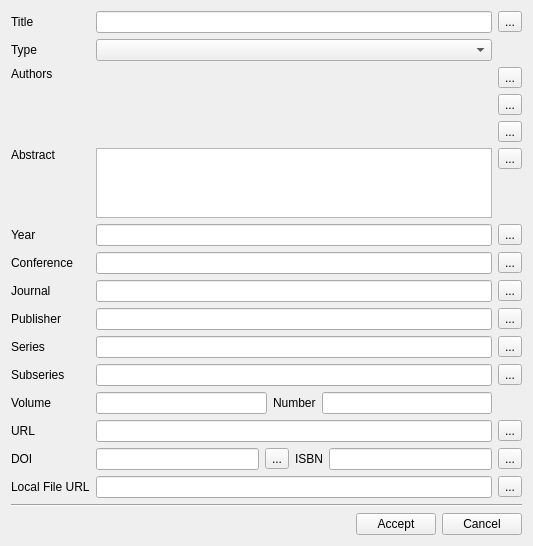
<?xml version="1.0" encoding="UTF-8"?>
<ui version="4.0">
 <class>PublicationEditor</class>
 <widget class="QWidget" name="PublicationEditor">
  <property name="geometry">
   <rect>
    <x>0</x>
    <y>0</y>
    <width>533</width>
    <height>530</height>
   </rect>
  </property>
  <property name="windowTitle">
   <string>Form</string>
  </property>
  <layout class="QVBoxLayout" name="verticalLayout">
   <item>
    <layout class="QGridLayout" name="gridLayout">
     <item row="9" column="0">
      <widget class="QLabel" name="label_8">
       <property name="text">
        <string>Subseries</string>
       </property>
      </widget>
     </item>
     <item row="5" column="1">
      <widget class="QLineEdit" name="conferenceEdit"/>
     </item>
     <item row="2" column="2">
      <layout class="QVBoxLayout" name="verticalLayout_7">
       <item>
        <widget class="QToolButton" name="authorButton">
         <property name="text">
          <string>...</string>
         </property>
        </widget>
       </item>
       <item>
        <widget class="QToolButton" name="addAuthorButton">
         <property name="text">
          <string>...</string>
         </property>
        </widget>
       </item>
       <item>
        <widget class="QToolButton" name="removeAuthorButton">
         <property name="text">
          <string>...</string>
         </property>
        </widget>
       </item>
       <item>
        <spacer name="verticalSpacer_4">
         <property name="orientation">
          <enum>Qt::Vertical</enum>
         </property>
         <property name="sizeHint" stdset="0">
          <size>
           <width>20</width>
           <height>40</height>
          </size>
         </property>
        </spacer>
       </item>
      </layout>
     </item>
     <item row="5" column="0">
      <widget class="QLabel" name="label_4">
       <property name="text">
        <string>Conference</string>
       </property>
      </widget>
     </item>
     <item row="7" column="0">
      <widget class="QLabel" name="label_6">
       <property name="text">
        <string>Publisher</string>
       </property>
      </widget>
     </item>
     <item row="7" column="2">
      <widget class="QToolButton" name="publisherButton">
       <property name="text">
        <string>...</string>
       </property>
      </widget>
     </item>
     <item row="10" column="0">
      <widget class="QLabel" name="label_9">
       <property name="text">
        <string>Volume</string>
       </property>
      </widget>
     </item>
     <item row="8" column="2">
      <widget class="QToolButton" name="seriesButton">
       <property name="text">
        <string>...</string>
       </property>
      </widget>
     </item>
     <item row="6" column="1">
      <widget class="QLineEdit" name="journalEdit"/>
     </item>
     <item row="0" column="1">
      <widget class="QLineEdit" name="titleEdit"/>
     </item>
     <item row="8" column="1">
      <widget class="QLineEdit" name="seriesEdit"/>
     </item>
     <item row="4" column="2">
      <widget class="QToolButton" name="yearButton">
       <property name="text">
        <string>...</string>
       </property>
      </widget>
     </item>
     <item row="11" column="0">
      <widget class="QLabel" name="label_11">
       <property name="text">
        <string>URL</string>
       </property>
      </widget>
     </item>
     <item row="0" column="0">
      <widget class="QLabel" name="label">
       <property name="text">
        <string>Title</string>
       </property>
      </widget>
     </item>
     <item row="12" column="0">
      <widget class="QLabel" name="label_12">
       <property name="text">
        <string>DOI</string>
       </property>
      </widget>
     </item>
     <item row="3" column="2">
      <layout class="QVBoxLayout" name="verticalLayout_6">
       <item>
        <widget class="QToolButton" name="abstractButton">
         <property name="text">
          <string>...</string>
         </property>
        </widget>
       </item>
       <item>
        <spacer name="verticalSpacer_3">
         <property name="orientation">
          <enum>Qt::Vertical</enum>
         </property>
         <property name="sizeHint" stdset="0">
          <size>
           <width>20</width>
           <height>40</height>
          </size>
         </property>
        </spacer>
       </item>
      </layout>
     </item>
     <item row="7" column="1">
      <widget class="QLineEdit" name="publisherEdit"/>
     </item>
     <item row="11" column="2">
      <widget class="QToolButton" name="urlButton">
       <property name="text">
        <string>...</string>
       </property>
      </widget>
     </item>
     <item row="8" column="0">
      <widget class="QLabel" name="label_7">
       <property name="text">
        <string>Series</string>
       </property>
      </widget>
     </item>
     <item row="4" column="1">
      <widget class="QLineEdit" name="yearEdit"/>
     </item>
     <item row="2" column="0">
      <layout class="QVBoxLayout" name="verticalLayout_4">
       <item>
        <widget class="QLabel" name="label_15">
         <property name="text">
          <string>Authors</string>
         </property>
        </widget>
       </item>
       <item>
        <spacer name="verticalSpacer">
         <property name="orientation">
          <enum>Qt::Vertical</enum>
         </property>
         <property name="sizeHint" stdset="0">
          <size>
           <width>20</width>
           <height>40</height>
          </size>
         </property>
        </spacer>
       </item>
      </layout>
     </item>
     <item row="0" column="2">
      <widget class="QToolButton" name="titleButton">
       <property name="text">
        <string>...</string>
       </property>
      </widget>
     </item>
     <item row="12" column="2">
      <widget class="QToolButton" name="isbnButton">
       <property name="text">
        <string>...</string>
       </property>
      </widget>
     </item>
     <item row="6" column="2">
      <widget class="QToolButton" name="journalButton">
       <property name="text">
        <string>...</string>
       </property>
      </widget>
     </item>
     <item row="5" column="2">
      <widget class="QToolButton" name="conferenceButton">
       <property name="text">
        <string>...</string>
       </property>
      </widget>
     </item>
     <item row="3" column="0">
      <layout class="QVBoxLayout" name="verticalLayout_5">
       <item>
        <widget class="QLabel" name="label_2">
         <property name="text">
          <string>Abstract</string>
         </property>
        </widget>
       </item>
       <item>
        <spacer name="verticalSpacer_2">
         <property name="orientation">
          <enum>Qt::Vertical</enum>
         </property>
         <property name="sizeHint" stdset="0">
          <size>
           <width>20</width>
           <height>40</height>
          </size>
         </property>
        </spacer>
       </item>
      </layout>
     </item>
     <item row="4" column="0">
      <widget class="QLabel" name="label_3">
       <property name="text">
        <string>Year</string>
       </property>
      </widget>
     </item>
     <item row="10" column="1">
      <layout class="QHBoxLayout" name="horizontalLayout_3">
       <item>
        <widget class="QLineEdit" name="volumeEdit"/>
       </item>
       <item>
        <widget class="QLabel" name="label_10">
         <property name="text">
          <string>Number</string>
         </property>
        </widget>
       </item>
       <item>
        <widget class="QLineEdit" name="numberEdit"/>
       </item>
      </layout>
     </item>
     <item row="6" column="0">
      <widget class="QLabel" name="label_5">
       <property name="text">
        <string>Journal</string>
       </property>
      </widget>
     </item>
     <item row="9" column="1">
      <widget class="QLineEdit" name="subseriesEdit"/>
     </item>
     <item row="9" column="2">
      <widget class="QToolButton" name="subseriesButton">
       <property name="text">
        <string>...</string>
       </property>
      </widget>
     </item>
     <item row="13" column="2">
      <widget class="QToolButton" name="localURLButton">
       <property name="text">
        <string>...</string>
       </property>
      </widget>
     </item>
     <item row="11" column="1">
      <widget class="QLineEdit" name="urlEdit"/>
     </item>
     <item row="12" column="1">
      <layout class="QHBoxLayout" name="horizontalLayout_4">
       <item>
        <widget class="QLineEdit" name="doiEdit"/>
       </item>
       <item>
        <widget class="QToolButton" name="doiButton">
         <property name="text">
          <string>...</string>
         </property>
        </widget>
       </item>
       <item>
        <widget class="QLabel" name="label_13">
         <property name="text">
          <string>ISBN</string>
         </property>
        </widget>
       </item>
       <item>
        <widget class="QLineEdit" name="isbnEdit"/>
       </item>
      </layout>
     </item>
     <item row="13" column="0">
      <widget class="QLabel" name="label_14">
       <property name="text">
        <string>Local File URL</string>
       </property>
      </widget>
     </item>
     <item row="13" column="1">
      <widget class="QLineEdit" name="localFileEdit"/>
     </item>
     <item row="3" column="1">
      <widget class="QTextEdit" name="abstractTextEdit"/>
     </item>
     <item row="2" column="1">
      <widget class="QWidget" name="authorEditWidget" native="true"/>
     </item>
     <item row="1" column="1">
      <widget class="QComboBox" name="typeComboBox"/>
     </item>
     <item row="1" column="0">
      <widget class="QLabel" name="label_16">
       <property name="text">
        <string>Type</string>
       </property>
      </widget>
     </item>
    </layout>
   </item>
   <item>
    <widget class="Line" name="line">
     <property name="orientation">
      <enum>Qt::Horizontal</enum>
     </property>
    </widget>
   </item>
   <item>
    <layout class="QHBoxLayout" name="horizontalLayout">
     <item>
      <spacer name="horizontalSpacer">
       <property name="orientation">
        <enum>Qt::Horizontal</enum>
       </property>
       <property name="sizeHint" stdset="0">
        <size>
         <width>40</width>
         <height>20</height>
        </size>
       </property>
      </spacer>
     </item>
     <item>
      <widget class="QPushButton" name="acceptButton">
       <property name="text">
        <string>Accept</string>
       </property>
      </widget>
     </item>
     <item>
      <widget class="QPushButton" name="cancelButton">
       <property name="text">
        <string>Cancel</string>
       </property>
      </widget>
     </item>
    </layout>
   </item>
  </layout>
 </widget>
 <tabstops>
  <tabstop>yearEdit</tabstop>
  <tabstop>conferenceEdit</tabstop>
  <tabstop>journalEdit</tabstop>
  <tabstop>publisherEdit</tabstop>
  <tabstop>seriesEdit</tabstop>
  <tabstop>subseriesEdit</tabstop>
  <tabstop>urlEdit</tabstop>
  <tabstop>localFileEdit</tabstop>
  <tabstop>titleButton</tabstop>
  <tabstop>abstractButton</tabstop>
  <tabstop>conferenceButton</tabstop>
  <tabstop>journalButton</tabstop>
  <tabstop>publisherButton</tabstop>
  <tabstop>seriesButton</tabstop>
  <tabstop>subseriesButton</tabstop>
  <tabstop>localURLButton</tabstop>
 </tabstops>
 <resources/>
 <connections/>
</ui>
